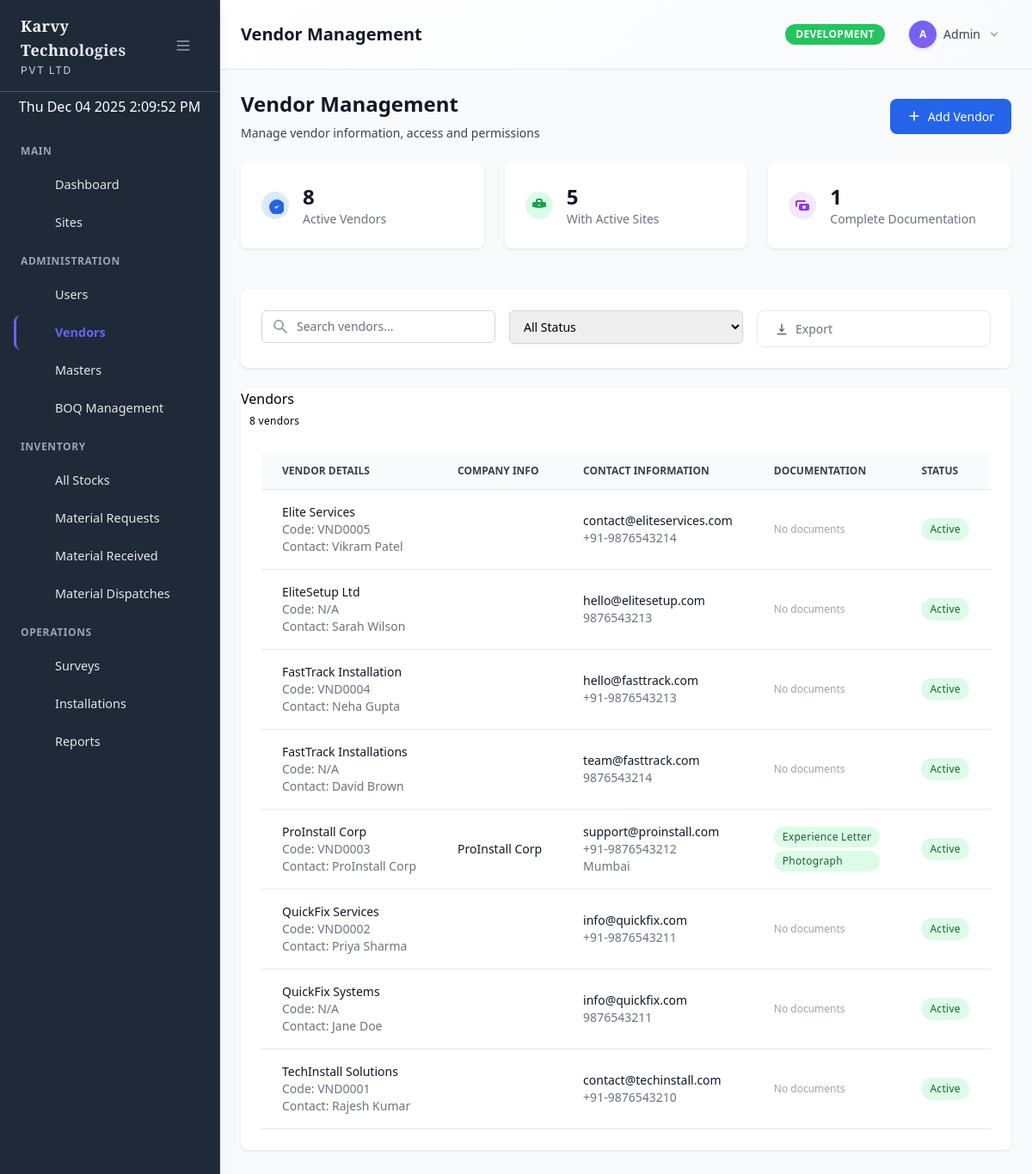
Page /admin/vendors/index.php (signed in) on the committed database.
### tables this page shows
CREATE TABLE `menu_items` (
  `id` int(11) NOT NULL,
  `parent_id` int(11) DEFAULT NULL,
  `title` varchar(100) NOT NULL,
  `icon` varchar(100) DEFAULT NULL,
  `url` varchar(255) DEFAULT NULL,
  `sort_order` int(11) DEFAULT 0,
  `status` enum('active','inactive') DEFAULT 'active',
  `created_at` timestamp NOT NULL DEFAULT current_timestamp(),
  `updated_at` timestamp NOT NULL DEFAULT current_timestamp() ON UPDATE current_timestamp()
);

CREATE TABLE `vendors` (
  `id` int(11) NOT NULL,
  `vendor_code` varchar(50) DEFAULT NULL,
  `mobility_id` varchar(100) DEFAULT NULL,
  `mobility_password` varchar(255) DEFAULT NULL,
  `name` varchar(255) NOT NULL,
  `company_name` varchar(255) DEFAULT NULL,
  `email` varchar(255) DEFAULT NULL,
  `phone` varchar(50) DEFAULT NULL,
  `address` text DEFAULT NULL,
  `bank_name` varchar(255) DEFAULT NULL,
  `account_number` varchar(50) DEFAULT NULL,
  `ifsc_code` varchar(20) DEFAULT NULL,
  `gst_number` varchar(50) DEFAULT NULL,
  `pan_card_number` varchar(20) DEFAULT NULL,
  `aadhaar_number` varchar(20) DEFAULT NULL,
  `msme_number` varchar(50) DEFAULT NULL,
  `esic_number` varchar(50) DEFAULT NULL,
  `pf_number` varchar(50) DEFAULT NULL,
  `pvc_status` enum('Yes','No') DEFAULT 'No',
  `experience_letter_path` varchar(500) DEFAULT NULL,
  `photograph_path` varchar(500) DEFAULT NULL,
  `contact_person` varchar(255) DEFAULT NULL,
  `status` enum('active','inactive') DEFAULT 'active',
  `created_at` timestamp NOT NULL DEFAULT current_timestamp(),
  `updated_at` timestamp NOT NULL DEFAULT current_timestamp() ON UPDATE current_timestamp()
);

### admin/vendors/index.php (the view, shortened to what the rows shown need)
<?php
require_once __DIR__ . '/../../models/Vendor.php';
$vendorModel = new Vendor();
$search = $_GET['search'] ?? '';
$status = $_GET['status'] ?? '';
$vendors = $vendorModel->getAllVendors($search, $status ?: 'active');
?>
<div class="flex justify-between items-center mb-6">
    <div>
        <h1 class="text-2xl font-semibold text-gray-900">Vendor Management</h1>
    </div>
</div>
<div class="card">
    <div class="card-body">
        <div class="overflow-x-auto">
            <table class="data-table">
                <thead>
                    <tr>
                        <th>Vendor Details</th>
                        <th>Company Info</th>
                        <th>Contact Information</th>
                        <th>Documentation</th>
                        <th>Status</th>
                    </tr>
                </thead>
                <tbody>
                    <?php if (empty($vendors)): ?>
                    <tr>
                        <td colspan="6" class="text-center py-8 text-gray-500">
                            <svg class="mx-auto h-12 w-12 text-gray-400" fill="none" viewBox="0 0 24 24" stroke="currentColor">
                                <path stroke-linecap="round" stroke-linejoin="round" stroke-width="2" d="M17 20h5v-2a3 3 0 00-5.356-1.857M17 20H7m10 0v-2c0-.656-.126-1.283-.356-1.857M7 20H2v-2a3 3 0 015.356-1.857M7 20v-2c0-.656.126-1.283.356-1.857m0 0a5.002 5.002 0 019.288 0M15 7a3 3 0 11-6 0 3 3 0 016 0zm6 3a2 2 0 11-4 0 2 2 0 014 0zM7 10a2 2 0 11-4 0 2 2 0 014 0z"></path>
                            </svg>
                            <p class="mt-2">No vendors found</p>
                            <button onclick="openModal('addVendorModal')" class="mt-2 btn btn-primary btn-sm">Add First Vendor</button>
                        </td>
                    </tr>
                    <?php else: ?>
                        <?php foreach ($vendors as $vendor): ?>
                        <tr>
                            <td>
                                <div>
                                    <div class="text-sm font-medium text-gray-900"><?php echo htmlspecialchars($vendor['name']); ?></div>
                                    <div class="text-sm text-gray-500">Code: <?php echo htmlspecialchars($vendor['vendor_code'] ?? 'N/A'); ?></div>
                                    <?php if ($vendor['contact_person']): ?>
                                        <div class="text-sm text-gray-500">Contact: <?php echo htmlspecialchars($vendor['contact_person']); ?></div>
                                    <?php endif; ?>
                                </div>
                            </td>
                            <td>
                                <div>
                                    <?php if ($vendor['company_name']): ?>
                                        <div class="text-sm font-medium text-gray-900"><?php echo htmlspecialchars($vendor['company_name']); ?></div>
                                    <?php endif; ?>
                                </div>
                            </td>
                            <td>
                                <div>
                                    <?php if ($vendor['email']): ?>
                                        <div class="text-sm text-gray-900"><?php echo htmlspecialchars($vendor['email']); ?></div>
                                    <?php endif; ?>
                                    <?php if ($vendor['phone']): ?>
                                        <div class="text-sm text-gray-500"><?php echo htmlspecialchars($vendor['phone']); ?></div>
                                    <?php endif; ?>
                                    <?php if ($vendor['address']): ?>
                                        <div class="text-sm text-gray-500"><?php echo htmlspecialchars(substr($vendor['address'], 0, 50)) . (strlen($vendor['address']) > 50 ? '...' : ''); ?></div>
                                    <?php endif; ?>
                                </div>
                            </td>
                            <td>
                                <div class="flex flex-col space-y-1">
                                    <?php if ($vendor['experience_letter_path']): ?>
                                        <span class="badge badge-success text-xs">Experience Letter</span>
                                    <?php endif; ?>
                                    <?php if ($vendor['photograph_path']): ?>
                                        <span class="badge badge-success text-xs">Photograph</span>
                                    <?php endif; ?>
                                    <?php if (!$vendor['experience_letter_path'] && !$vendor['photograph_path']): ?>
                                        <span class="text-xs text-gray-400">No documents</span>
                                    <?php endif; ?>
                                </div>
                            </td>
                            <td>
                                <span class="badge <?php echo $vendor['status'] === 'active' ? 'badge-success' : 'badge-secondary'; ?>">
                                    <?php echo ucfirst($vendor['status']); ?>
                                </span>
                            </td>
                        </tr>
                        <?php endforeach; ?>
                    <?php endif; ?>
                </tbody>
            </table>
        </div>
    </div>
</div>
<?php
include __DIR__ . '/../../includes/admin_layout.php';
?>

### includes/dynamic_sidebar.php (shortened to what the rows shown need)
<?php
require_once __DIR__ . '/../models/Menu.php';
function renderDynamicSidebar($currentUser) {
    $menuModel = new Menu();
    $menuItems = $menuModel->getMenuForUser($currentUser['id'], $currentUser['role']);
    $currentUrl = $_SERVER['REQUEST_URI'];
    $sections = [];
    $currentSection = 'Main';
    foreach ($menuItems as $item) {
        if (!$item['url'] && !empty($item['children'])) {
            $currentSection = $item['title'];
            $sections[$currentSection] = $item['children'];
        } else {
            if (!isset($sections[$currentSection])) {
                $sections[$currentSection] = [];
            }
            $sections[$currentSection][] = $item;
        }
    }
    foreach ($sections as $sectionName => $sectionItems) {
        if (!empty($sectionItems)) {
            echo '<div class="menu-section-header"><span class="sidebar-text">' . htmlspecialchars($sectionName) . '</span></div>';
            foreach ($sectionItems as $item) {
                renderMenuItem($item, $currentUrl, 0);
            }
        }
    }
}
function renderMenuItem($item, $currentUrl, $level = 0) {
    $hasChildren = !empty($item['children']);
    $isActive = $item['url'] && strpos($currentUrl, $item['url']) !== false;
    $hasActiveChild = $hasChildren && hasActiveChild($item['children'], $currentUrl);
    $activeClass = ($isActive || $hasActiveChild) ? 'active' : '';
    if ($hasChildren) {
        echo '<div class="relative">';
        echo '<button onclick="toggleSubmenu(\'submenu-' . $item['id'] . '\')" class="sidebar-item w-full flex items-center justify-between ' . $activeClass . '" data-tooltip="' . htmlspecialchars($item['title']) . '">';
        echo '<div class="flex items-center">';
        echo renderMenuIcon($item['icon'], false);
        echo '<span class="sidebar-text">' . htmlspecialchars($item['title']) . '</span>';
        echo '</div>';
        echo '<svg id="arrow-' . $item['id'] . '" class="w-4 h-4 transition-transform duration-200" fill="currentColor" viewBox="0 0 20 20">';
        echo '<path fill-rule="evenodd" d="M5.293 7.293a1 1 0 011.414 0L10 10.586l3.293-3.293a1 1 0 111.414 1.414l-4 4a1 1 0 01-1.414 0l-4-4a1 1 0 010-1.414z" clip-rule="evenodd"></path>';
        echo '</svg>';
        echo '</button>';
        $submenuClass = ($isActive || $hasActiveChild) ? '' : 'hidden';
        echo '<div id="submenu-' . $item['id'] . '" class="' . $submenuClass . ' mt-2 space-y-1">';
        foreach ($item['children'] as $child) {
            renderMenuItem($child, $currentUrl, $level + 1);
        }
        echo '</div>';
        echo '</div>';
    } else {
        $itemClass = $level > 0 ? 'sidebar-subitem' : 'sidebar-item';
        if ($item['url']) {
            echo '<a href="' . url($item['url']) . '" class="' . $itemClass . ' ' . $activeClass . '" data-tooltip="' . htmlspecialchars($item['title']) . '">';
        } else {
            echo '<div class="' . $itemClass . ' ' . $activeClass . '" data-tooltip="' . htmlspecialchars($item['title']) . '">';
        }
        echo renderMenuIcon($item['icon'], $level > 0);
        echo '<span class="sidebar-text">' . htmlspecialchars($item['title']) . '</span>';
        if ($item['url']) {
            echo '</a>';
        } else {
            echo '</div>';
        }
    }
}
function renderMenuIcon($iconName, $isSubitem = false) {
    $iconPath = $icons[$iconName] ?? $icons['dashboard'];
    $iconSize = $isSubitem ? 'w-4 h-4 mr-2' : 'w-5 h-5 mr-3';
    return '<svg class="' . $iconSize . '" fill="currentColor" viewBox="0 0 20 20">' . $iconPath . '</svg>';
}
?>

### rows in the picture
menu_items: title "Dashboard"
menu_items: title "Sites"
menu_items: title "Users"
menu_items: title "Vendors"
menu_items: title "Masters"
menu_items: title "BOQ Management"
menu_items: title "All Stocks"
menu_items: title "Material Requests"
menu_items: title "Material Received"
menu_items: title "Material Dispatches"
menu_items: title "Surveys"
menu_items: title "Installations"
menu_items: title "Reports"
vendors: name "Elite Services", vendor_code "VND0005", contact_person "Vikram Patel", email "contact@eliteservices.com", phone "+91-9876543214", shows "No documents", status "Active"
vendors: name "EliteSetup Ltd", vendor_code "N/A", contact_person "Sarah Wilson", email "hello@elitesetup.com", phone "9876543213", shows "No documents", status "Active"
vendors: name "FastTrack Installation", vendor_code "VND0004", contact_person "Neha Gupta", email "hello@fasttrack.com", phone "+91-9876543213", shows "No documents", status "Active"
vendors: name "FastTrack Installations", vendor_code "N/A", contact_person "David Brown", email "team@fasttrack.com", phone "9876543214", shows "No documents", status "Active"
vendors: name "ProInstall Corp", vendor_code "VND0003", contact_person "ProInstall Corp", company_name "ProInstall Corp", email "support@proinstall.com", phone "+91-9876543212", address "Mumbai", shows "Experience Letter", shows "Photograph", status "Active"
vendors: name "QuickFix Services", vendor_code "VND0002", contact_person "Priya Sharma", email "info@quickfix.com", phone "+91-9876543211", shows "No documents", status "Active"
vendors: name "QuickFix Systems", vendor_code "N/A", contact_person "Jane Doe", email "info@quickfix.com", phone "9876543211", shows "No documents", status "Active"
vendors: name "TechInstall Solutions", vendor_code "VND0001", contact_person "Rajesh Kumar", email "contact@techinstall.com", phone "+91-9876543210", shows "No documents", status "Active"

### other values in the picture
$sectionName "MAIN"
$sectionName "ADMINISTRATION"
$sectionName "INVENTORY"
$sectionName "OPERATIONS"
$title "Vendor Management"
$env "DEVELOPMENT"
substr($currentUser['username'], 0, 1) "A"
$currentUser['username'] "Admin"
$vendorStats['total_active'] "8"
$vendorStats['with_delegations'] "5"
$vendorStats['with_documents'] "1"
count($vendors) "8"
